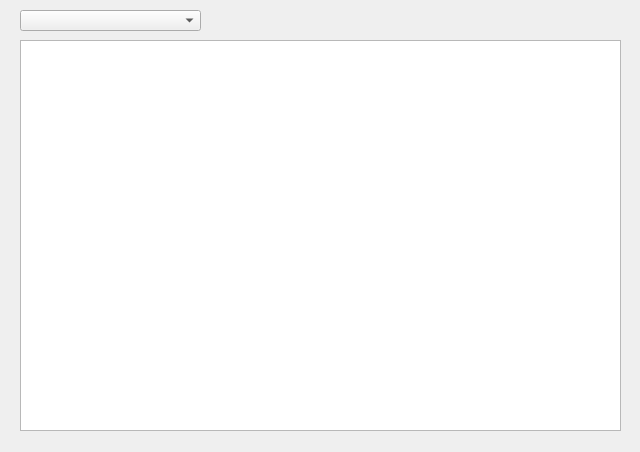
<?xml version="1.0" encoding="UTF-8"?>
<ui version="4.0">
 <class>Dialog</class>
 <widget class="QDialog" name="Dialog">
  <property name="geometry">
   <rect>
    <x>0</x>
    <y>0</y>
    <width>640</width>
    <height>452</height>
   </rect>
  </property>
  <property name="windowTitle">
   <string>Dialog</string>
  </property>
  <widget class="QComboBox" name="DBcolumn_comboBox">
   <property name="geometry">
    <rect>
     <x>20</x>
     <y>10</y>
     <width>181</width>
     <height>21</height>
    </rect>
   </property>
  </widget>
  <widget class="QTableView" name="DatabaseTable">
   <property name="geometry">
    <rect>
     <x>20</x>
     <y>40</y>
     <width>601</width>
     <height>391</height>
    </rect>
   </property>
  </widget>
 </widget>
 <resources/>
 <connections/>
</ui>
